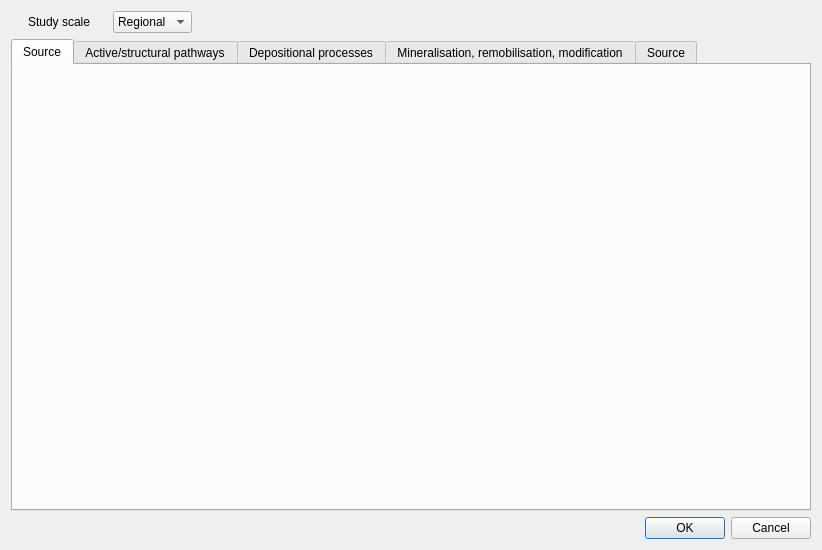
<?xml version="1.0" encoding="UTF-8"?>
<ui version="4.0">
 <class>Dialog</class>
 <widget class="QDialog" name="Dialog">
  <property name="geometry">
   <rect>
    <x>0</x>
    <y>0</y>
    <width>822</width>
    <height>550</height>
   </rect>
  </property>
  <property name="windowTitle">
   <string>EIS Preprocess</string>
  </property>
  <property name="autoFillBackground">
   <bool>false</bool>
  </property>
  <layout class="QVBoxLayout" name="verticalLayout">
   <item>
    <layout class="QHBoxLayout" name="horizontalLayout">
     <property name="sizeConstraint">
      <enum>QLayout::SetMinimumSize</enum>
     </property>
     <property name="rightMargin">
      <number>600</number>
     </property>
     <item>
      <widget class="QLabel" name="label_4">
       <property name="sizePolicy">
        <sizepolicy hsizetype="Maximum" vsizetype="Maximum">
         <horstretch>0</horstretch>
         <verstretch>0</verstretch>
        </sizepolicy>
       </property>
       <property name="text">
        <string>Study scale</string>
       </property>
      </widget>
     </item>
     <item>
      <widget class="QComboBox" name="comboBox">
       <property name="sizePolicy">
        <sizepolicy hsizetype="Maximum" vsizetype="Maximum">
         <horstretch>0</horstretch>
         <verstretch>0</verstretch>
        </sizepolicy>
       </property>
       <item>
        <property name="text">
         <string>Regional</string>
        </property>
       </item>
       <item>
        <property name="text">
         <string>Camp</string>
        </property>
       </item>
       <item>
        <property name="text">
         <string>Deposit</string>
        </property>
       </item>
      </widget>
     </item>
    </layout>
   </item>
   <item>
    <layout class="QHBoxLayout" name="horizontalLayout_4">
     <item>
      <widget class="QTabWidget" name="tabWidget">
       <property name="styleSheet">
        <string notr="true"/>
       </property>
       <property name="currentIndex">
        <number>0</number>
       </property>
       <widget class="QWidget" name="source_tab">
        <attribute name="title">
         <string>Source</string>
        </attribute>
       </widget>
       <widget class="QWidget" name="pathway_tab">
        <attribute name="title">
         <string>Active/structural pathways</string>
        </attribute>
       </widget>
       <widget class="QWidget" name="depositional_tab">
        <attribute name="title">
         <string>Depositional processes</string>
        </attribute>
       </widget>
       <widget class="QWidget" name="mineralisation_tab">
        <attribute name="title">
         <string>Mineralisation, remobilisation, modification</string>
        </attribute>
       </widget>
       <widget class="QWidget" name="source_tab_old">
        <attribute name="title">
         <string>Source</string>
        </attribute>
        <layout class="QHBoxLayout" name="horizontalLayout_2">
         <item>
          <widget class="QScrollArea" name="scrollArea">
           <property name="widgetResizable">
            <bool>true</bool>
           </property>
           <widget class="QWidget" name="scrollAreaWidgetContents">
            <property name="geometry">
             <rect>
              <x>0</x>
              <y>0</y>
              <width>764</width>
              <height>711</height>
             </rect>
            </property>
            <layout class="QHBoxLayout" name="horizontalLayout_3">
             <item>
              <layout class="QGridLayout" name="gridLayout">
               <item row="16" column="3">
                <widget class="QPushButton" name="pushButton_28">
                 <property name="text">
                  <string>Process</string>
                 </property>
                </widget>
               </item>
               <item row="17" column="4">
                <widget class="QPushButton" name="pushButton_35">
                 <property name="text">
                  <string>Load</string>
                 </property>
                </widget>
               </item>
               <item row="5" column="3">
                <widget class="QPushButton" name="pushButton_13">
                 <property name="text">
                  <string>Process</string>
                 </property>
                </widget>
               </item>
               <item row="4" column="0">
                <widget class="QLabel" name="label_38">
                 <property name="text">
                  <string>Proximity to high concentrations of Na, K or Mg±Fe</string>
                 </property>
                 <property name="wordWrap">
                  <bool>true</bool>
                 </property>
                </widget>
               </item>
               <item row="13" column="3">
                <widget class="QPushButton" name="pushButton_26">
                 <property name="text">
                  <string>Process</string>
                 </property>
                </widget>
               </item>
               <item row="1" column="2">
                <widget class="QLabel" name="label_36">
                 <property name="styleSheet">
                  <string notr="true"/>
                 </property>
                 <property name="frameShape">
                  <enum>QFrame::NoFrame</enum>
                 </property>
                 <property name="frameShadow">
                  <enum>QFrame::Plain</enum>
                 </property>
                 <property name="text">
                  <string>Moderate</string>
                 </property>
                </widget>
               </item>
               <item row="17" column="2">
                <widget class="QLabel" name="label_42">
                 <property name="text">
                  <string>High</string>
                 </property>
                </widget>
               </item>
               <item row="6" column="4">
                <widget class="QPushButton" name="pushButton_16">
                 <property name="text">
                  <string>Load</string>
                 </property>
                </widget>
               </item>
               <item row="4" column="2">
                <widget class="QLabel" name="label_40">
                 <property name="text">
                  <string>Low</string>
                 </property>
                </widget>
               </item>
               <item row="19" column="0">
                <widget class="QLabel" name="label_30">
                 <property name="text">
                  <string>Proximity of magmatism contemporary with mineralisation</string>
                 </property>
                 <property name="wordWrap">
                  <bool>true</bool>
                 </property>
                </widget>
               </item>
               <item row="3" column="4">
                <widget class="QPushButton" name="pushButton_11">
                 <property name="text">
                  <string>Load</string>
                 </property>
                </widget>
               </item>
               <item row="12" column="2">
                <widget class="QLabel" name="label_24">
                 <property name="text">
                  <string>Low</string>
                 </property>
                </widget>
               </item>
               <item row="6" column="0">
                <widget class="QLabel" name="label_9">
                 <property name="text">
                  <string>Proximity to FeO3 concentration</string>
                 </property>
                </widget>
               </item>
               <item row="18" column="4">
                <widget class="QPushButton" name="pushButton_36">
                 <property name="text">
                  <string>Load</string>
                 </property>
                </widget>
               </item>
               <item row="7" column="2">
                <widget class="QLabel" name="label_19">
                 <property name="text">
                  <string>High</string>
                 </property>
                </widget>
               </item>
               <item row="20" column="4">
                <widget class="QPushButton" name="pushButton_40">
                 <property name="text">
                  <string>Load</string>
                 </property>
                </widget>
               </item>
               <item row="10" column="2">
                <widget class="QLabel" name="label_22">
                 <property name="text">
                  <string>Medium</string>
                 </property>
                </widget>
               </item>
               <item row="14" column="2">
                <widget class="QLabel" name="label_26">
                 <property name="text">
                  <string>Medium</string>
                 </property>
                </widget>
               </item>
               <item row="9" column="3">
                <widget class="QPushButton" name="pushButton_17">
                 <property name="text">
                  <string>Process</string>
                 </property>
                </widget>
               </item>
               <item row="8" column="3">
                <widget class="QPushButton" name="pushButton_19">
                 <property name="text">
                  <string>Process</string>
                 </property>
                </widget>
               </item>
               <item row="11" column="2">
                <widget class="QLabel" name="label_23">
                 <property name="text">
                  <string>Medium</string>
                 </property>
                </widget>
               </item>
               <item row="5" column="4">
                <widget class="QPushButton" name="pushButton_14">
                 <property name="text">
                  <string>Load</string>
                 </property>
                </widget>
               </item>
               <item row="15" column="0">
                <widget class="QLabel" name="label_34">
                 <property name="text">
                  <string>Syn- to late-orogenic back arc closure related intrusions</string>
                 </property>
                 <property name="wordWrap">
                  <bool>true</bool>
                 </property>
                </widget>
               </item>
               <item row="16" column="4">
                <widget class="QPushButton" name="pushButton_32">
                 <property name="text">
                  <string>Load</string>
                 </property>
                </widget>
               </item>
               <item row="15" column="3">
                <widget class="QPushButton" name="pushButton_10">
                 <property name="text">
                  <string>Process</string>
                 </property>
                </widget>
               </item>
               <item row="12" column="3">
                <widget class="QPushButton" name="pushButton_25">
                 <property name="text">
                  <string>Process</string>
                 </property>
                </widget>
               </item>
               <item row="2" column="4">
                <widget class="QPushButton" name="pushButton_4">
                 <property name="text">
                  <string>Load</string>
                 </property>
                </widget>
               </item>
               <item row="20" column="0">
                <widget class="QLabel" name="label_29">
                 <property name="text">
                  <string>Proximity to hematite bearing, ironstone or BIF</string>
                 </property>
                 <property name="wordWrap">
                  <bool>true</bool>
                 </property>
                </widget>
               </item>
               <item row="3" column="2">
                <widget class="QLabel" name="label_5">
                 <property name="text">
                  <string>High</string>
                 </property>
                </widget>
               </item>
               <item row="7" column="4">
                <widget class="QPushButton" name="pushButton_23">
                 <property name="text">
                  <string>Load</string>
                 </property>
                </widget>
               </item>
               <item row="19" column="2">
                <widget class="QLabel" name="label_44">
                 <property name="text">
                  <string>High</string>
                 </property>
                </widget>
               </item>
               <item row="14" column="4">
                <widget class="QPushButton" name="pushButton_9">
                 <property name="text">
                  <string>Load</string>
                 </property>
                </widget>
               </item>
               <item row="16" column="0">
                <widget class="QLabel" name="label_33">
                 <property name="text">
                  <string>Proximity to Fe3O4 concentration</string>
                 </property>
                </widget>
               </item>
               <item row="13" column="4">
                <widget class="QPushButton" name="pushButton_30">
                 <property name="text">
                  <string>Load</string>
                 </property>
                </widget>
               </item>
               <item row="4" column="4">
                <widget class="QPushButton" name="pushButton_7">
                 <property name="text">
                  <string>Load</string>
                 </property>
                </widget>
               </item>
               <item row="18" column="3">
                <widget class="QPushButton" name="pushButton_34">
                 <property name="text">
                  <string>Process</string>
                 </property>
                </widget>
               </item>
               <item row="9" column="0">
                <widget class="QLabel" name="label_13">
                 <property name="text">
                  <string>Alkaline magma signature</string>
                 </property>
                </widget>
               </item>
               <item row="9" column="4">
                <widget class="QPushButton" name="pushButton_22">
                 <property name="text">
                  <string>Load</string>
                 </property>
                </widget>
               </item>
               <item row="6" column="2">
                <widget class="QLabel" name="label_8">
                 <property name="text">
                  <string>High</string>
                 </property>
                </widget>
               </item>
               <item row="20" column="3">
                <widget class="QPushButton" name="pushButton_39">
                 <property name="text">
                  <string>Process</string>
                 </property>
                </widget>
               </item>
               <item row="18" column="0">
                <widget class="QLabel" name="label_31">
                 <property name="text">
                  <string>Proximity to high Fe molar proportions relative to Na, Ca K, and Mg</string>
                 </property>
                 <property name="wordWrap">
                  <bool>true</bool>
                 </property>
                </widget>
               </item>
               <item row="9" column="2">
                <widget class="QLabel" name="label_21">
                 <property name="text">
                  <string>High</string>
                 </property>
                </widget>
               </item>
               <item row="6" column="3">
                <widget class="QPushButton" name="pushButton_15">
                 <property name="text">
                  <string>Process</string>
                 </property>
                </widget>
               </item>
               <item row="3" column="3">
                <widget class="QPushButton" name="pushButton_6">
                 <property name="text">
                  <string>Process</string>
                 </property>
                </widget>
               </item>
               <item row="18" column="2">
                <widget class="QLabel" name="label_43">
                 <property name="text">
                  <string>High</string>
                 </property>
                </widget>
               </item>
               <item row="2" column="3">
                <widget class="QPushButton" name="pushButton">
                 <property name="text">
                  <string>Process</string>
                 </property>
                </widget>
               </item>
               <item row="4" column="3">
                <widget class="QPushButton" name="pushButton_3">
                 <property name="text">
                  <string>Process</string>
                 </property>
                </widget>
               </item>
               <item row="10" column="4">
                <widget class="QPushButton" name="pushButton_24">
                 <property name="text">
                  <string>Load</string>
                 </property>
                </widget>
               </item>
               <item row="16" column="2">
                <widget class="QLabel" name="label_41">
                 <property name="text">
                  <string>High</string>
                 </property>
                </widget>
               </item>
               <item row="13" column="2">
                <widget class="QLabel" name="label_25">
                 <property name="text">
                  <string>Low</string>
                 </property>
                </widget>
               </item>
               <item row="8" column="4">
                <widget class="QPushButton" name="pushButton_20">
                 <property name="text">
                  <string>Load</string>
                 </property>
                </widget>
               </item>
               <item row="17" column="0">
                <widget class="QLabel" name="label_32">
                 <property name="text">
                  <string>Positive Co-REE anomaly</string>
                 </property>
                </widget>
               </item>
               <item row="14" column="3">
                <widget class="QPushButton" name="pushButton_8">
                 <property name="text">
                  <string>Process</string>
                 </property>
                </widget>
               </item>
               <item row="5" column="2">
                <widget class="QLabel" name="label_7">
                 <property name="text">
                  <string>High</string>
                 </property>
                </widget>
               </item>
               <item row="2" column="0">
                <widget class="QLabel" name="label_37">
                 <property name="text">
                  <string>Proximity to albitized country rocks</string>
                 </property>
                </widget>
               </item>
               <item row="1" column="3">
                <widget class="QPushButton" name="pushButton_2">
                 <property name="sizePolicy">
                  <sizepolicy hsizetype="Fixed" vsizetype="Fixed">
                   <horstretch>0</horstretch>
                   <verstretch>0</verstretch>
                  </sizepolicy>
                 </property>
                 <property name="styleSheet">
                  <string notr="true"/>
                 </property>
                 <property name="text">
                  <string>Process</string>
                 </property>
                 <property name="autoDefault">
                  <bool>true</bool>
                 </property>
                 <property name="default">
                  <bool>false</bool>
                 </property>
                 <property name="flat">
                  <bool>false</bool>
                 </property>
                </widget>
               </item>
               <item row="8" column="0">
                <widget class="QLabel" name="label_12">
                 <property name="text">
                  <string>Magnetic high anomalies</string>
                 </property>
                </widget>
               </item>
               <item row="12" column="4">
                <widget class="QPushButton" name="pushButton_31">
                 <property name="text">
                  <string>Load</string>
                 </property>
                </widget>
               </item>
               <item row="19" column="3">
                <widget class="QPushButton" name="pushButton_37">
                 <property name="text">
                  <string>Process</string>
                 </property>
                </widget>
               </item>
               <item row="7" column="0">
                <widget class="QLabel" name="label_11">
                 <property name="sizePolicy">
                  <sizepolicy hsizetype="Preferred" vsizetype="Minimum">
                   <horstretch>0</horstretch>
                   <verstretch>0</verstretch>
                  </sizepolicy>
                 </property>
                 <property name="text">
                  <string>Temporal relationship with magmatic intrusion</string>
                 </property>
                 <property name="wordWrap">
                  <bool>true</bool>
                 </property>
                </widget>
               </item>
               <item row="11" column="4">
                <widget class="QPushButton" name="pushButton_12">
                 <property name="text">
                  <string>Load</string>
                 </property>
                </widget>
               </item>
               <item row="0" column="0">
                <widget class="QLabel" name="label_6">
                 <property name="font">
                  <font>
                   <weight>75</weight>
                   <bold>true</bold>
                  </font>
                 </property>
                 <property name="text">
                  <string>Proxy</string>
                 </property>
                </widget>
               </item>
               <item row="15" column="2">
                <widget class="QLabel" name="label_28">
                 <property name="text">
                  <string>High</string>
                 </property>
                </widget>
               </item>
               <item row="1" column="4">
                <widget class="QPushButton" name="pushButton_5">
                 <property name="sizePolicy">
                  <sizepolicy hsizetype="Fixed" vsizetype="Fixed">
                   <horstretch>0</horstretch>
                   <verstretch>0</verstretch>
                  </sizepolicy>
                 </property>
                 <property name="text">
                  <string>Load</string>
                 </property>
                </widget>
               </item>
               <item row="8" column="2">
                <widget class="QLabel" name="label_20">
                 <property name="text">
                  <string>High</string>
                 </property>
                </widget>
               </item>
               <item row="2" column="2">
                <widget class="QLabel" name="label_39">
                 <property name="text">
                  <string>Moderate</string>
                 </property>
                </widget>
               </item>
               <item row="11" column="3">
                <widget class="QPushButton" name="pushButton_27">
                 <property name="text">
                  <string>Process</string>
                 </property>
                </widget>
               </item>
               <item row="5" column="0">
                <widget class="QLabel" name="label_10">
                 <property name="text">
                  <string>Proximity to mafic (and felsic) subvolcanic/intrusion rocks?</string>
                 </property>
                 <property name="wordWrap">
                  <bool>true</bool>
                 </property>
                </widget>
               </item>
               <item row="14" column="0">
                <widget class="QLabel" name="label_16">
                 <property name="text">
                  <string>Greenschist to mid. Amphibolite facies metamorphosed host rocks </string>
                 </property>
                 <property name="wordWrap">
                  <bool>true</bool>
                 </property>
                </widget>
               </item>
               <item row="17" column="3">
                <widget class="QPushButton" name="pushButton_33">
                 <property name="text">
                  <string>Process</string>
                 </property>
                </widget>
               </item>
               <item row="15" column="4">
                <widget class="QPushButton" name="pushButton_29">
                 <property name="text">
                  <string>Load</string>
                 </property>
                </widget>
               </item>
               <item row="0" column="2">
                <widget class="QLabel" name="label_14">
                 <property name="font">
                  <font>
                   <weight>75</weight>
                   <bold>true</bold>
                  </font>
                 </property>
                 <property name="text">
                  <string>Importance</string>
                 </property>
                </widget>
               </item>
               <item row="11" column="0">
                <widget class="QLabel" name="label_15">
                 <property name="sizePolicy">
                  <sizepolicy hsizetype="Preferred" vsizetype="Minimum">
                   <horstretch>0</horstretch>
                   <verstretch>0</verstretch>
                  </sizepolicy>
                 </property>
                 <property name="text">
                  <string>Potassic and/or calsic alteration signature</string>
                 </property>
                 <property name="wordWrap">
                  <bool>false</bool>
                 </property>
                </widget>
               </item>
               <item row="10" column="0">
                <widget class="QLabel" name="label_17">
                 <property name="text">
                  <string>Sodic alteration signature</string>
                 </property>
                </widget>
               </item>
               <item row="7" column="3">
                <widget class="QPushButton" name="pushButton_21">
                 <property name="text">
                  <string>Process</string>
                 </property>
                </widget>
               </item>
               <item row="12" column="0">
                <widget class="QLabel" name="label_18">
                 <property name="text">
                  <string>Low Ti signature in Fe-oxides</string>
                 </property>
                </widget>
               </item>
               <item row="20" column="2">
                <widget class="QLabel" name="label_45">
                 <property name="text">
                  <string>High</string>
                 </property>
                </widget>
               </item>
               <item row="13" column="0">
                <widget class="QLabel" name="label_27">
                 <property name="text">
                  <string>(Sub) economic Cu-Au presence</string>
                 </property>
                </widget>
               </item>
               <item row="1" column="0">
                <widget class="QLabel" name="label_35">
                 <property name="text">
                  <string>Proximity to intrusions</string>
                 </property>
                </widget>
               </item>
               <item row="10" column="3">
                <widget class="QPushButton" name="pushButton_18">
                 <property name="text">
                  <string>Process</string>
                 </property>
                </widget>
               </item>
               <item row="19" column="4">
                <widget class="QPushButton" name="pushButton_38">
                 <property name="text">
                  <string>Load</string>
                 </property>
                </widget>
               </item>
               <item row="3" column="0">
                <widget class="QLabel" name="label_46">
                 <property name="text">
                  <string>Proximity to felsic (meta)volcanic rocks and subvolcanic rocks</string>
                 </property>
                 <property name="wordWrap">
                  <bool>true</bool>
                 </property>
                </widget>
               </item>
               <item row="0" column="1">
                <widget class="QLabel" name="label_50">
                 <property name="font">
                  <font>
                   <weight>75</weight>
                   <bold>true</bold>
                  </font>
                 </property>
                 <property name="text">
                  <string>Keywords</string>
                 </property>
                </widget>
               </item>
               <item row="1" column="1">
                <widget class="QLabel" name="label_51">
                 <property name="text">
                  <string>Geology</string>
                 </property>
                </widget>
               </item>
              </layout>
             </item>
            </layout>
           </widget>
          </widget>
         </item>
        </layout>
       </widget>
      </widget>
     </item>
    </layout>
   </item>
   <item>
    <widget class="QDialogButtonBox" name="buttonBox">
     <property name="orientation">
      <enum>Qt::Horizontal</enum>
     </property>
     <property name="standardButtons">
      <set>QDialogButtonBox::Cancel|QDialogButtonBox::Ok</set>
     </property>
    </widget>
   </item>
  </layout>
 </widget>
 <resources/>
 <connections>
  <connection>
   <sender>buttonBox</sender>
   <signal>accepted()</signal>
   <receiver>Dialog</receiver>
   <slot>accept()</slot>
   <hints>
    <hint type="sourcelabel">
     <x>248</x>
     <y>254</y>
    </hint>
    <hint type="destinationlabel">
     <x>157</x>
     <y>274</y>
    </hint>
   </hints>
  </connection>
  <connection>
   <sender>buttonBox</sender>
   <signal>rejected()</signal>
   <receiver>Dialog</receiver>
   <slot>reject()</slot>
   <hints>
    <hint type="sourcelabel">
     <x>316</x>
     <y>260</y>
    </hint>
    <hint type="destinationlabel">
     <x>286</x>
     <y>274</y>
    </hint>
   </hints>
  </connection>
 </connections>
</ui>
